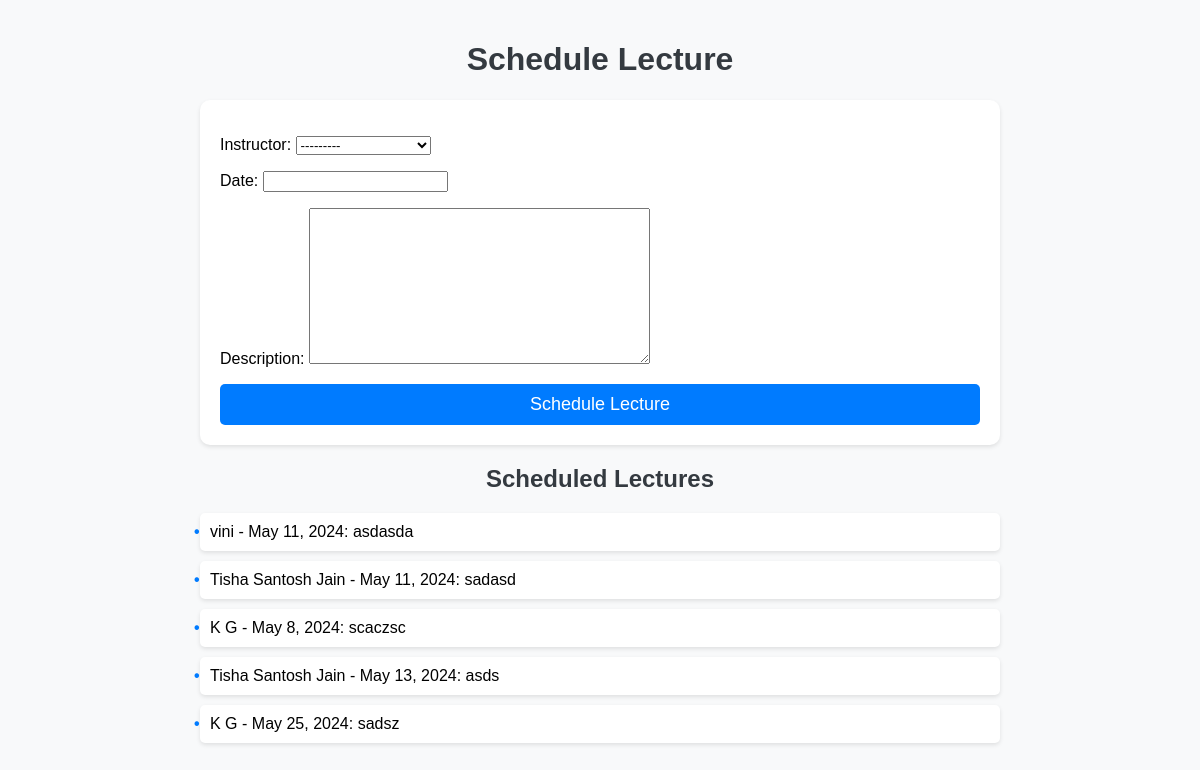
/schedule_lecture/2/, run on the app's committed database.
### myapp/models.py (models this page shows)
class ScheduledLecture(models.Model):
    instructor = models.ForeignKey(Instructor, on_delete=models.CASCADE)
    course = models.ForeignKey(Course, on_delete=models.CASCADE)
    date = models.DateField()
    description = models.TextField()
    class Meta:
        unique_together = ['instructor', 'date']  # Ensures each instructor can only have one lecture per day

class Instructor(models.Model):
    name = models.CharField(max_length=100)
    phone_number = models.CharField(max_length=20, default='')
    email = models.EmailField(default='')
    department = models.CharField(max_length=100, default='')
    password = models.CharField(max_length=100, default='')
    def __str__(self):
        return self.name

### myapp/views.py (the view)
# urls.py: path('schedule_lecture/<int:course_id>/', views.schedule_lecture, name='schedule_lecture'),
def schedule_lecture(request, course_id):
    course = Course.objects.get(pk=course_id)
    scheduled_lectures = ScheduledLecture.objects.filter(course_id=course_id)
    if request.method == 'POST':
        form = ScheduledLectureForm(request.POST)
        if form.is_valid():
            scheduled_lecture = form.save(commit=False)
            existing_lecture = ScheduledLecture.objects.filter(
                instructor=scheduled_lecture.instructor,
                date=scheduled_lecture.date
            ).exclude(course_id=course_id).exists()
            if existing_lecture:
                form.add_error('date', 'This instructor is already scheduled for another lecture on the same date.')
            else:
                scheduled_lecture.course = course
                scheduled_lecture.save()
                return redirect('schedule_lecture', course_id=course_id)
    else:
        form = ScheduledLectureForm()
    return render(request, 'schedule_lecture.html', {'form': form, 'scheduled_lectures': scheduled_lectures})

### myapp/forms.py
class ScheduledLectureForm(forms.ModelForm):
    class Meta:
        model = ScheduledLecture
        fields = ['instructor', 'date', 'description']

### myapp/templates/schedule_lecture.html (shortened to what this page needs)
<!DOCTYPE html>
<html lang="en">
<head>
    <link rel="stylesheet" href="//code.jquery.com/ui/1.12.1/themes/base/jquery-ui.css">
</head>
<body>
    <div class="container">
        <h1>Schedule Lecture</h1>
        <form method="post">
            {{ form.as_p }}
            <button type="submit">Schedule Lecture</button>
        </form>
        <h2>Scheduled Lectures</h2>
        <ul>
            {% for lecture in scheduled_lectures %}
                <li>{{ lecture.instructor }} - {{ lecture.date }}: {{ lecture.description }}</li>
            {% empty %}
                <li class="empty-state">No scheduled lectures</li>
            {% endfor %}
        </ul>
    </div>
</body>
</html>

### myapp/templates/schedule_lecture.html (style rules this page uses)
body { font-family: Arial, sans-serif; background-color: #f8f9fa; margin: 0; padding: 0; }
.container { max-width: 800px; margin: 0 auto; padding: 20px; }
h1, h2 { text-align: center; color: #343a40; }
form { background-color: #ffffff; border-radius: 10px; padding: 20px; box-shadow: 0 2px 4px rgba(0, 0, 0, 0.1); margin-bottom: 20px; }
form button[type="submit"] { width: 100%; padding: 10px; background-color: #007bff; color: #ffffff; border: none; border-radius: 5px; cursor: pointer; font-size: 18px; transition: background-color 0.3s ease; }
ul { list-style-type: none; padding: 0; margin: 0; }
li { background-color: #ffffff; border-radius: 5px; padding: 10px; margin-bottom: 10px; box-shadow: 0 2px 4px rgba(0, 0, 0, 0.1); }
li::before { content: "\2022"; color: #007bff; font-weight: bold; display: inline-block; width: 1em; margin-left: -1em; }

### data on the page
ScheduledLecture: instructor "vini", date "May 11, 2024", description "asdasda"
ScheduledLecture: instructor "Tisha Santosh Jain", date "May 11, 2024", description "sadasd"
ScheduledLecture: instructor "K G", date "May 8, 2024", description "scaczsc"
ScheduledLecture: instructor "Tisha Santosh Jain", date "May 13, 2024", description "asds"
ScheduledLecture: instructor "K G", date "May 25, 2024", description "sadsz"
